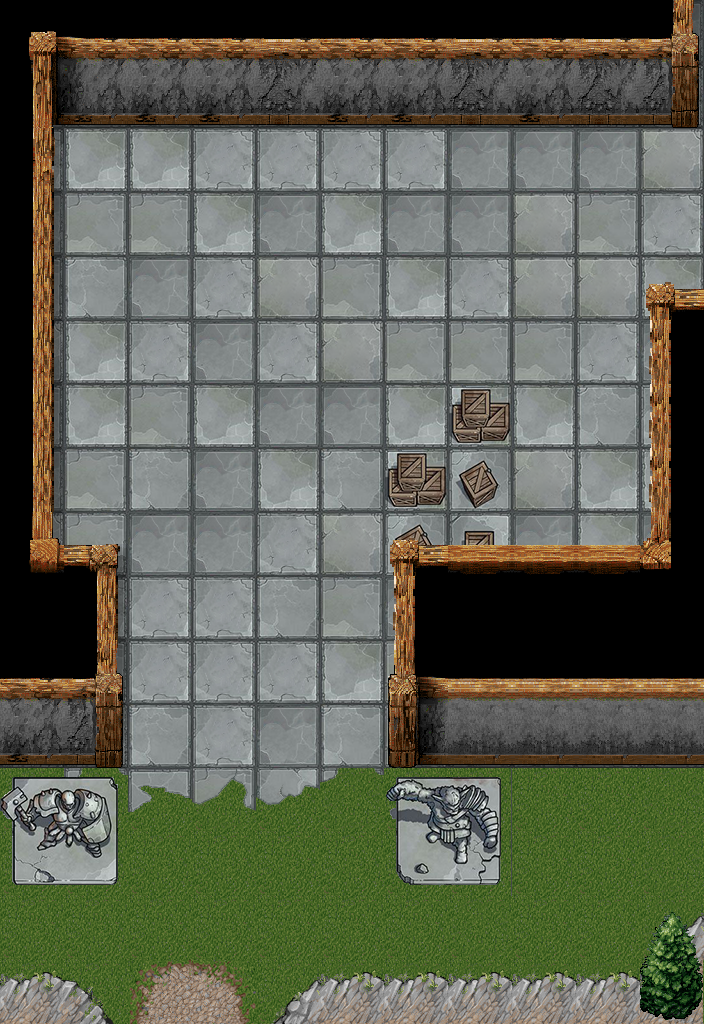

A level layout from a 2D game, rendered from its tile map. Below: a short description, then the map file with its tile-grid data intact:
An orthogonal 11x16 tile map with 64x64 px tiles, 7 tile layers (forest, rocks, trees, dungeon floor, ...), 3 tilesets and 10 objects (5x adventurerStart, 3x enemySpawn, 2x portal).

<map version="1.5" tiledversion="1.7.2" orientation="orthogonal" renderorder="right-down" width="11" height="16" tilewidth="64" tileheight="64" infinite="0" nextlayerid="11" nextobjectid="14">
 <editorsettings>
  <export target="dungeon-entry-64.json" format="json" />
 </editorsettings>
 <tileset firstgid="1" source="../tilesets/dungeon-floor-64.tsx" />
 <tileset firstgid="121" source="../tilesets/interior-walls-64.tsx" />
 <tileset firstgid="265" source="../tilesets/forest-floor-64.tsx" />
 <layer id="5" name="forest" width="11" height="16">
  <data encoding="csv">
0,0,0,0,0,0,0,0,0,0,0,
0,0,0,0,0,0,0,0,0,0,0,
0,0,0,0,0,0,0,0,0,0,0,
0,0,0,0,0,0,0,0,0,0,0,
0,0,0,0,0,0,0,0,0,0,0,
0,0,0,0,0,0,0,0,0,0,0,
0,0,0,0,0,0,0,0,0,0,0,
0,0,0,0,0,0,0,0,0,0,0,
0,0,0,0,0,0,0,0,0,0,0,
0,0,0,0,0,0,0,0,0,0,0,
0,0,0,0,0,0,0,0,0,0,0,
0,0,0,0,0,0,0,0,0,0,0,
283,283,283,284,283,284,283,283,283,283,284,
283,283,283,283,283,283,283,283,283,283,284,
283,283,283,283,283,283,283,284,283,283,284,
283,283,338,340,283,284,284,284,284,284,284
</data>
 </layer>
 <layer id="8" name="rocks" width="11" height="16">
  <properties>
   <property name="blocksMovement" type="bool" value="true" />
  </properties>
  <data encoding="csv">
0,0,0,0,0,0,0,0,0,0,0,
0,0,0,0,0,0,0,0,0,0,0,
0,0,0,0,0,0,0,0,0,0,0,
0,0,0,0,0,0,0,0,0,0,0,
0,0,0,0,0,0,0,0,0,0,0,
0,0,0,0,0,0,0,0,0,0,0,
0,0,0,0,0,0,0,0,0,0,0,
0,0,0,0,0,0,0,0,0,0,0,
0,0,0,0,0,0,0,0,0,0,0,
0,0,0,0,0,0,0,0,0,0,0,
0,0,0,0,0,0,0,0,0,0,0,
0,0,0,0,0,0,0,0,0,0,0,
0,0,0,0,0,0,0,0,0,0,0,
0,0,0,0,0,0,0,0,0,0,0,
0,0,0,0,0,0,0,0,0,0,457,
458,459,0,0,457,458,458,458,458,458,510
</data>
 </layer>
 <layer id="9" name="trees" width="11" height="16">
  <properties>
   <property name="blocksMovement" type="bool" value="true" />
  </properties>
  <data encoding="csv">
0,0,0,0,0,0,0,0,0,0,0,
0,0,0,0,0,0,0,0,0,0,0,
0,0,0,0,0,0,0,0,0,0,0,
0,0,0,0,0,0,0,0,0,0,0,
0,0,0,0,0,0,0,0,0,0,0,
0,0,0,0,0,0,0,0,0,0,0,
0,0,0,0,0,0,0,0,0,0,0,
0,0,0,0,0,0,0,0,0,0,0,
0,0,0,0,0,0,0,0,0,0,0,
0,0,0,0,0,0,0,0,0,0,0,
0,0,0,0,0,0,0,0,0,0,0,
0,0,0,0,0,0,0,0,0,0,0,
0,0,0,0,0,0,0,0,0,0,0,
0,0,0,0,0,0,0,0,0,0,0,
0,0,0,0,0,0,0,0,0,0,288,
0,0,0,0,0,0,0,0,0,0,304
</data>
 </layer>
 <layer id="1" name="dungeon floor" width="11" height="16">
  <data encoding="csv">
2,4,5,2,7,7,3,4,5,3,7,
7,5,4,3,4,5,4,4,3,2,5,
5,2,2,5,5,5,5,7,7,7,6,
7,3,3,2,7,2,7,7,6,3,5,
3,4,7,5,6,3,2,5,6,6,2,
6,2,5,7,5,6,3,3,3,5,7,
3,2,3,2,7,7,2,7,2,4,5,
7,3,4,7,2,4,4,5,6,2,2,
6,3,7,7,5,6,2,4,7,2,7,
6,5,5,5,4,3,7,4,3,4,3,
2,3,5,5,5,2,3,5,5,3,5,
2,2,4,5,7,4,3,6,4,3,5,
0,115,112,113,114,115,0,0,0,0,0,
0,0,0,0,0,0,0,0,0,0,0,
0,0,0,0,0,0,0,0,0,0,0,
0,0,0,0,0,0,0,0,0,0,0
</data>
 </layer>
 <layer id="4" name="loose blocking stuff" width="11" height="16">
  <properties>
   <property name="blocksMovement" type="bool" value="true" />
  </properties>
  <data encoding="csv">
0,0,0,0,0,0,0,0,0,0,0,
0,0,0,0,0,0,0,0,0,0,0,
0,0,0,0,0,0,0,0,0,0,0,
0,0,0,0,0,0,0,0,0,0,0,
0,0,0,0,0,0,0,0,0,0,0,
0,0,0,0,0,0,0,0,0,0,0,
0,0,0,0,0,0,0,53,0,0,0,
0,0,0,0,0,0,53,51,0,0,0,
0,0,0,0,0,0,51,52,0,0,0,
0,0,0,0,0,0,0,0,0,0,0,
0,0,0,0,0,0,0,0,0,0,0,
0,0,0,0,0,0,0,0,0,0,0,
86,87,0,0,0,0,88,89,0,0,0,
96,97,0,0,0,0,98,99,0,0,0,
0,0,0,0,0,0,0,0,0,0,0,
0,0,0,0,0,0,0,0,0,0,0
</data>
 </layer>
 <layer id="2" name="walls" width="11" height="16">
  <properties>
   <property name="blocksMovement" type="bool" value="true" />
  </properties>
  <data encoding="csv">
121,122,123,123,124,123,123,124,123,124,181,
133,134,135,135,136,135,135,136,135,136,193,
145,0,0,0,0,0,0,0,0,0,0,
157,0,0,0,0,0,0,0,0,0,0,
157,0,0,0,0,0,0,0,0,0,0,
157,0,0,0,0,0,0,0,0,0,161,
157,0,0,0,0,0,0,0,0,0,161,
157,0,0,0,0,0,0,0,0,0,161,
174,205,0,0,0,0,0,0,0,0,173,
253,157,0,0,0,0,161,253,253,253,253,
123,181,0,0,0,0,190,128,128,128,128,
135,193,0,0,0,0,202,140,140,140,140,
0,0,0,0,0,0,0,0,0,0,0,
0,0,0,0,0,0,0,0,0,0,0,
0,0,0,0,0,0,0,0,0,0,0,
0,0,0,0,0,0,0,0,0,0,0
</data>
 </layer>
 <objectgroup id="3" name="actor">
  <object id="1" name="start1" type="adventurerStart" x="128" y="896" width="64" height="64" />
  <object id="2" name="start2" type="adventurerStart" x="64" y="896" width="64" height="64" />
  <object id="3" name="start5" type="adventurerStart" x="320" y="896" width="64" height="64" />
  <object id="4" name="start4" type="adventurerStart" x="256" y="896" width="64" height="64" />
  <object id="5" name="start3" type="adventurerStart" x="192" y="960" width="64" height="64" />
  <object id="6" name="enemy3" type="enemySpawn" x="256" y="128" width="64" height="64">
   <properties>
    <property name="level" type="int" value="3" />
    <property name="name" value="troll-developer" />
   </properties>
  </object>
  <object id="7" name="enemy1" type="enemySpawn" x="128" y="128" width="64" height="64">
   <properties>
    <property name="level" type="int" value="3" />
    <property name="name" value="troll-accountant" />
   </properties>
  </object>
  <object id="8" name="enemy2" type="enemySpawn" x="192" y="128" width="64" height="64">
   <properties>
    <property name="level" type="int" value="2" />
    <property name="name" value="troll-manager" />
   </properties>
  </object>
 </objectgroup>
 <objectgroup id="10" name="portals">
  <object id="12" name="portal to canyon" type="portal" x="192" y="960" width="64" height="64">
   <properties>
    <property name="to" value="dungeon.canyon" />
   </properties>
  </object>
  <object id="13" name="portal to hub1" type="portal" x="640" y="191" width="64" height="64">
   <properties>
    <property name="to" value="dungeon.hub1" />
   </properties>
  </object>
 </objectgroup>
 <layer id="7" name="walls overhang" width="11" height="16">
  <data encoding="csv">
0,0,0,0,0,0,0,0,0,0,0,
0,0,0,0,0,0,0,0,0,0,0,
0,0,0,0,0,0,0,0,0,0,0,
0,0,0,0,0,0,0,0,0,0,0,
0,0,0,0,0,0,0,0,0,0,214,
0,0,0,0,0,0,0,0,0,0,0,
0,0,0,0,0,0,0,0,0,0,0,
0,0,0,0,0,0,0,0,0,0,0,
0,0,0,0,0,0,214,176,176,176,0,
0,0,0,0,0,0,0,0,0,0,0,
0,0,0,0,0,0,0,0,0,0,0,
0,0,0,0,0,0,0,0,0,0,0,
0,0,0,0,0,0,0,0,0,0,0,
0,0,0,0,0,0,0,0,0,0,0,
0,0,0,0,0,0,0,0,0,0,0,
0,0,0,0,0,0,0,0,0,0,0
</data>
 </layer>
</map>
